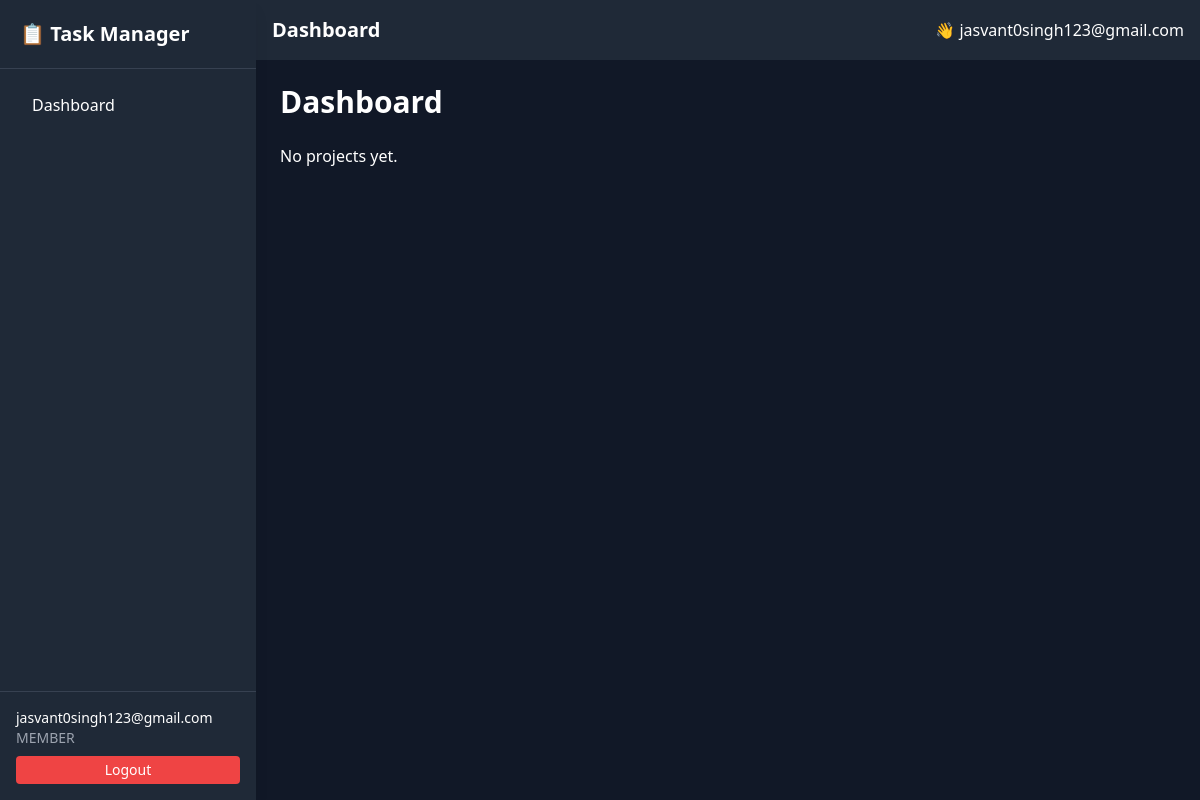
The page /dashboard/ (signed in) on the database as committed earlier.
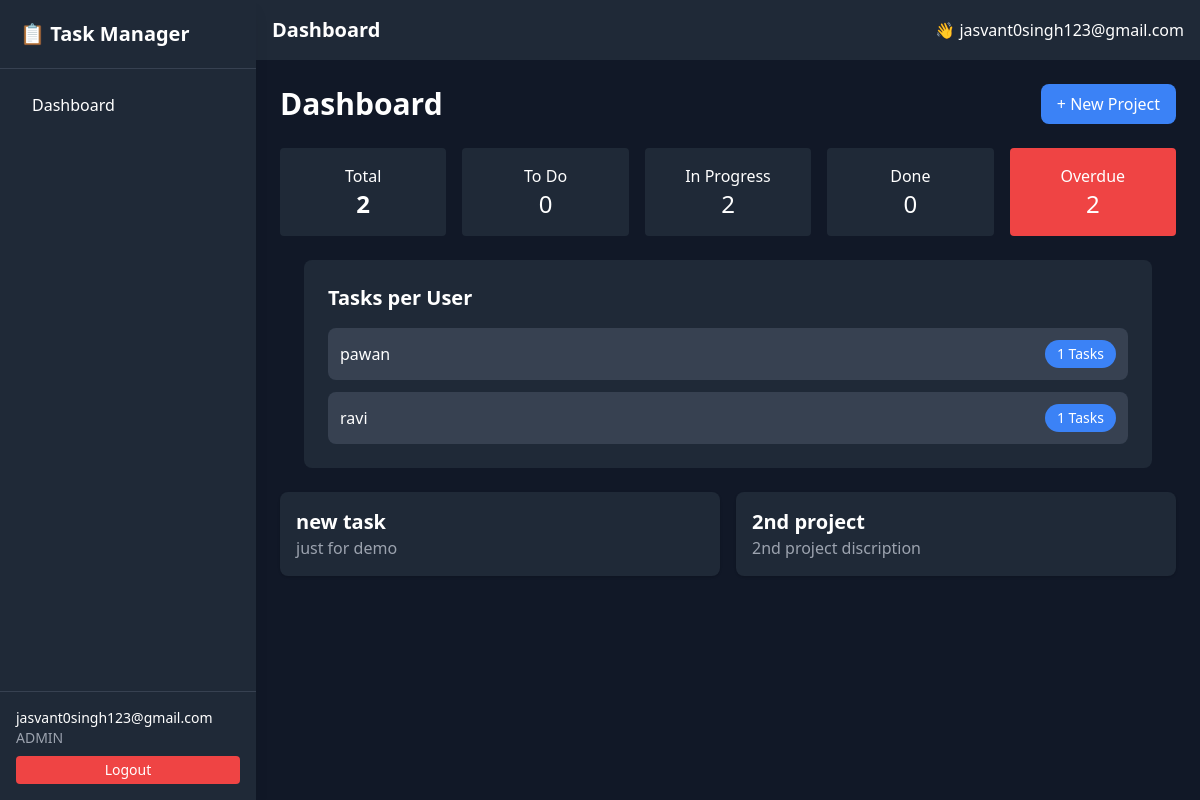
The same page on the database as committed later.
### app/models.py (models this page shows, shortened)
class User(AbstractUser):
    ROLE_CHOICES = (
        ('ADMIN', 'Admin'),
        ('MEMBER', 'Member'),
    )
    role = models.CharField(max_length=10, choices=ROLE_CHOICES, default='MEMBER')

class Project(models.Model):
    name = models.CharField(max_length=255)
    description = models.TextField(blank=True)
    created_by = models.ForeignKey(User, on_delete=models.CASCADE, related_name='created_projects')
    members = models.ManyToManyField(User, related_name='projects')
    created_at = models.DateTimeField(auto_now_add=True)

### app/views.py (the view)
# urls.py: path('dashboard/', dashboard, name="dashboard"),
@login_required
def dashboard(request):
    projects = request.user.projects.all()
    tasks = Task.objects.filter(project__in=projects)
    total_tasks = tasks.count()
    todo = tasks.filter(status="TODO").count()
    in_progress = tasks.filter(status="IN_PROGRESS").count()
    done = tasks.filter(status="DONE").count()
    overdue = tasks.filter(
        due_date__lt=now().date(),
        status__in=["TODO", "IN_PROGRESS"]
    ).count()
    tasks_per_user = tasks.values("assigned_to__username").annotate(count=Count("id"))
    return render(request, "dashboard.html", {
        "projects": projects,
        "total_tasks": total_tasks,
        "todo": todo,
        "in_progress": in_progress,
        "done": done,
        "overdue": overdue,
        "tasks_per_user": tasks_per_user,
    })

### app/templates/dashboard.html (shortened to what this page needs)
{% extends "base.html" %}
{% block page_title %}Dashboard{% endblock %}
{% block content %}
<div class="w-full max-w-5xl">
    <div class="flex justify-between items-center mb-6">
        <h1 class="text-3xl font-bold">Dashboard</h1>
        {% if request.user.role == "ADMIN" %}
            <a href="/create_project/" class="bg-blue-500 px-4 py-2 rounded-lg">+ New Project</a>
        {% endif %}
    </div>
    {% if request.user.role == "ADMIN" %}
    <div class="grid grid-cols-2 md:grid-cols-5 gap-4 mb-6">
        <div class="bg-gray-800 p-4 rounded text-center">
            <p>Total</p>
            <h2 class="text-2xl font-bold">{{ total_tasks }}</h2>
        </div>
        <div class="bg-gray-800 p-4 rounded text-center">
            <p>To Do</p>
            <h2 class="text-2xl">{{ todo }}</h2>
        </div>
        <div class="bg-gray-800 p-4 rounded text-center">
            <p>In Progress</p>
            <h2 class="text-2xl">{{ in_progress }}</h2>
        </div>
        <div class="bg-gray-800 p-4 rounded text-center">
            <p>Done</p>
            <h2 class="text-2xl">{{ done }}</h2>
        </div>
        <div class="bg-red-500 p-4 rounded text-center">
            <p>Overdue</p>
            <h2 class="text-2xl">{{ overdue }}</h2>
        </div>
    </div>
    <div class="bg-gray-800 p-6 rounded-lg m-6">
        <h2 class="text-xl font-semibold mb-4">Tasks per User</h2>
        {% if tasks_per_user %}
            <div class="space-y-3">
                {% for user in tasks_per_user %}
                    <div class="flex justify-between items-center bg-gray-700 p-3 rounded-lg">
                        <span class="font-medium">
                            {{ user.assigned_to__username }}
                        </span>
                        <span class="bg-blue-500 px-3 py-1 rounded-full text-sm">
                            {{ user.count }} Tasks
                        </span>
                    </div>
                {% endfor %}
            </div>
        {% else %}
            <p class="text-gray-400">No tasks assigned yet.</p>
        {% endif %}
    </div>
    {% endif %}
    <div class="grid grid-cols-1 md:grid-cols-2 gap-4">
        {% for project in projects %}
            <a href="/project/{{ project.id }}/">
                <div class="bg-gray-800 p-4 rounded-lg shadow hover:bg-gray-700">
                    <h2 class="text-xl font-semibold">{{ project.name }}</h2>
                    <p class="text-gray-400">{{ project.description }}</p>
                </div>
            </a>
        {% empty %}
            <p>No projects yet.</p>
        {% endfor %}
    </div>
</div>
{% endblock %}

### app/templates/base.html (shortened to what this page needs)
{% load static tailwind_tags %}
<!DOCTYPE html>
<html lang="en">
<head>
    {% tailwind_css %}
</head>
<body x-data="{ sidebarOpen: false }" class="bg-gray-900 text-white">
<aside
    :class="sidebarOpen ? 'translate-x-0' : '-translate-x-full'"
    class="fixed md:translate-x-0 transform top-0 left-0 w-64 h-screen
           bg-gray-800 shadow-lg z-50 flex flex-col
           transition-transform duration-300">
    <div class="p-5 border-b border-gray-700">
        <h1 class="text-xl font-bold">📋 Task Manager</h1>
    </div>
    <nav class="flex-1 p-4 space-y-2">
        <a href="/dashboard/" class="block px-4 py-2 rounded hover:bg-gray-700">
            Dashboard
        </a>
    </nav>
    <div class="p-4 border-t border-gray-700 text-sm">
        <p>{{ request.user.username }}</p>
        <p class="text-gray-400">{{ request.user.role }}</p>
        <form method="post" action="{% url 'logout' %}">
            <button class="mt-2 bg-red-500 px-3 py-1 rounded w-full">
                Logout
            </button>
        </form>
    </div>
</aside>
<main class="md:ml-64 min-h-screen">
    <header class="bg-gray-800 p-4 flex justify-between items-center">
        <h2 class="text-xl font-bold">
            {% block page_title %}{% endblock %}
        </h2>
        <div>
            👋 {{ request.user.username }}
        </div>
    </header>
    <div class="p-6">
        {% block content %}{% endblock %}
    </div>
</main>
</body>
</html>

Rows that differ between the two databases and show on the page:
changed User "jasvant0singh123@gmail.com": user.role "MEMBER" → "ADMIN"; role "MEMBER" → "ADMIN" (drawn)
added Project: name "new task", description "just for demo"
added Project: name "2nd project", description "2nd project discription"
Other text that changed with them:
{{ total_tasks }}: (not shown) → "2"
{{ todo }}: (not shown) → "0"
{{ in_progress }}: (not shown) → "2"
{{ done }}: (not shown) → "0"
{{ overdue }}: (not shown) → "2"
text no longer shown: "No projects yet."
text now shown: "+ New Project Total To Do In Progress Done Overdue Tasks per User"
new list line: "pawan 1 Tasks"
new list line: "ravi 1 Tasks"
